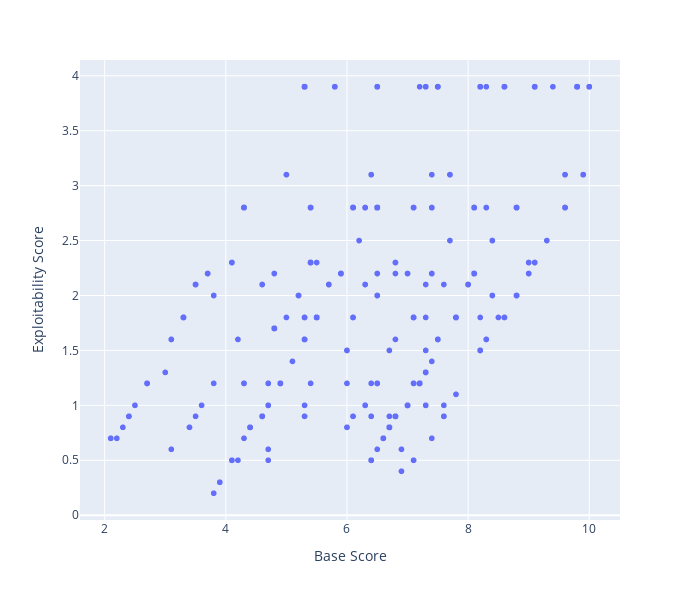

This figure's notebook cell:
### Code cell
dt_analyzer.show_correlation_scatter_plot(processed_df, "baseScore", "exploitabilityScore", "Base Score", "Exploitability Score" , 700, 600, "", "png")

### Figure 1 — Plotly figure (JSON) as saved in the notebook; plotly's stock layout.template omitted (floating-point values rounded to 4 significant figures; data arrays with more than 128 entries replaced by an {"elided": "..."} marker saying what was removed)
{"data": [{"hovertemplate": "Base Score=%{x}<br>Exploitability Score=%{y}<extra></extra>", "legendgroup": "", "marker": {"color": "#636efa", "symbol": "circle"}, "mode": "markers", "name": "", "showlegend": false, "type": "scattergl", "x": {"elided": "3837 float values"}, "xaxis": "x", "y": {"elided": "3837 float values"}, "yaxis": "y"}], "layout": {"height": 600, "legend": {"tracegroupgap": 0}, "margin": {"t": 60}, "title": {"text": ""}, "width": 700, "xaxis": {"anchor": "y", "domain": [0, 1], "title": {"text": "Base Score"}}, "yaxis": {"anchor": "x", "domain": [0, 1], "title": {"text": "Exploitability Score"}}}}
